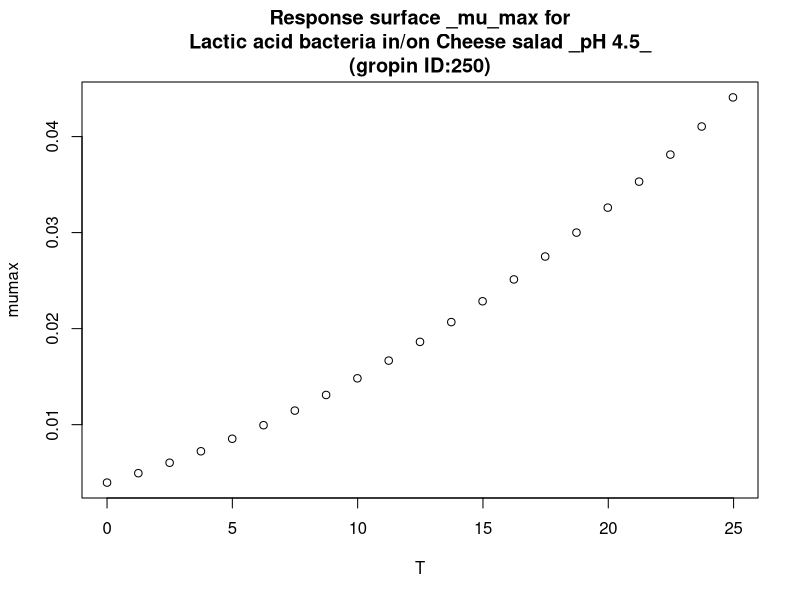

Reproduce this figure in R.
#############################
# start of Parameter script
#############################
T <- seq(0,24.975024975025,length.out=21)
#############################
# end of Parameter script
#############################
############################# 
# start of Model script Gropin ID 250 
#############################
 
# constant coefficients for this model
a <- 0.019
Tmin <- -10.7
 
variables <- data.frame(T)
argumentsPar <- unique.data.frame(expand.grid(variables))
 
# heart of the model
response_surface <- function(T) {
   mumax <-2.302585*(a*(T-Tmin))^2/24

	return(mumax=mumax)
} 

# output parameters
responseSurface <- cbind(argumentsPar,response_surface(argumentsPar['T']))
colnames(responseSurface) <- c(colnames(argumentsPar),'mumax')
#############################
# End of Model script
#############################
############################# 
# start of Visualisation script Gropin ID 250 
#############################
titleText <-'Response surface _mu_max for
Lactic acid bacteria in/on Cheese salad _pH 4.5_
(gropin ID:250)'
plot(T,responseSurface$'mumax',xlab='T',
                          ylab='mumax',main=titleText)
#############################
# End of Visualisation script
#############################
